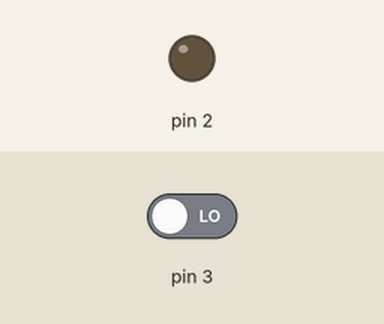
Recording of a sketch running on a simulated Arduino Uno, built with avr-gcc and run on an emulated ATmega328P. Parts: output pins drawn as LEDs (lit = HIGH). The inputs (shaded band) are chosen by the test bench; at power-on: pin 3 LOW.

Above: at 1.2 s.
1.3 s: pin 3 driven HIGH
Timing chart, 0 to 4.3 s (numbered marks = the images above; inputs shaded):
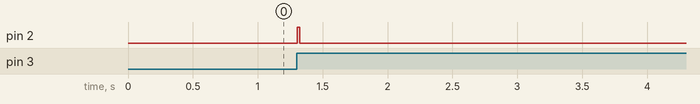

The sketch:

valve.ino
```cpp
/*
Created 2016
by AlexGyver
AlexGyver Home Labs Inc.
*/

int flag=0;  //флажок, что кнопка была нажата
int del=20;  //задержка клапана в миллисекундах

void setup()
{
	pinMode(2, OUTPUT);    //отсюда пойдут 5 вольт на транзистор
	pinMode(3, INPUT);     //сюда подключена кнопочка
}

void loop() {

	if(digitalRead(3)==HIGH&&flag==0)  //если кнопка нажата и флаг=0
	{
		digitalWrite(2,HIGH);    //открыть клапан
		delay(del);              //подождать del миллисекунд
		digitalWrite(2,LOW);     //закрыть клапан
		flag=1;                  //поставить флажок=1
	}

	if(digitalRead(3)==LOW&&flag==1)  //если кнопка отпущена
	{
		flag=0;                      //обнуляем переменную flag
	}
	delay(3);         //задержка для стабильности работы
}
```

Measured:
- after the input at 1.3 s, pin 2: LOW → HIGH at once, → LOW 0.02 s later
